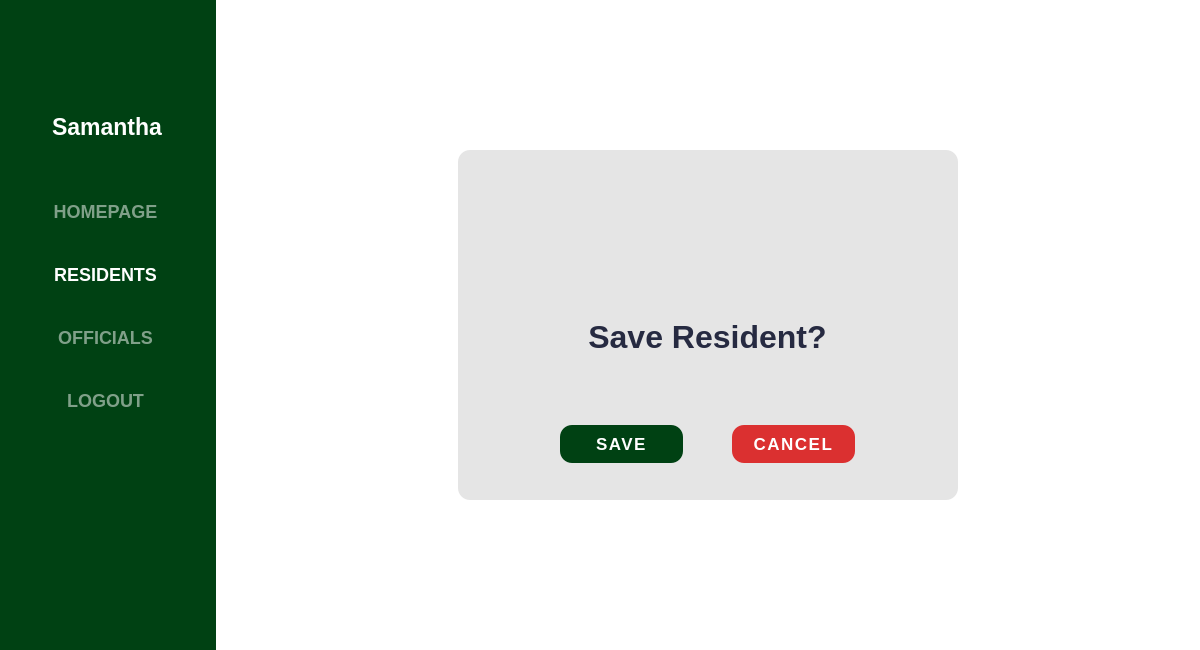
<?xml version="1.0" encoding="UTF-8"?>
<ui version="4.0">
 <class>LogIn</class>
 <widget class="QMainWindow" name="LogIn">
  <property name="geometry">
   <rect>
    <x>0</x>
    <y>0</y>
    <width>1200</width>
    <height>650</height>
   </rect>
  </property>
  <property name="minimumSize">
   <size>
    <width>1200</width>
    <height>650</height>
   </size>
  </property>
  <property name="maximumSize">
   <size>
    <width>16777215</width>
    <height>16777215</height>
   </size>
  </property>
  <property name="windowTitle">
   <string>MainWindow</string>
  </property>
  <property name="styleSheet">
   <string notr="true"/>
  </property>
  <widget class="QWidget" name="centralwidget">
   <property name="minimumSize">
    <size>
     <width>1200</width>
     <height>650</height>
    </size>
   </property>
   <property name="maximumSize">
    <size>
     <width>16777215</width>
     <height>16777215</height>
    </size>
   </property>
   <property name="styleSheet">
    <string notr="true">background-color: rgb(0, 65, 19);</string>
   </property>
   <layout class="QHBoxLayout" name="horizontalLayout_5">
    <property name="leftMargin">
     <number>0</number>
    </property>
    <property name="topMargin">
     <number>0</number>
    </property>
    <property name="rightMargin">
     <number>0</number>
    </property>
    <property name="bottomMargin">
     <number>0</number>
    </property>
    <item>
     <widget class="QFrame" name="menu_container">
      <property name="minimumSize">
       <size>
        <width>201</width>
        <height>617</height>
       </size>
      </property>
      <property name="maximumSize">
       <size>
        <width>210</width>
        <height>16777215</height>
       </size>
      </property>
      <property name="styleSheet">
       <string notr="true">border: none;</string>
      </property>
      <property name="frameShape">
       <enum>QFrame::StyledPanel</enum>
      </property>
      <property name="frameShadow">
       <enum>QFrame::Raised</enum>
      </property>
      <layout class="QVBoxLayout" name="verticalLayout">
       <item>
        <widget class="QFrame" name="frame_3">
         <property name="minimumSize">
          <size>
           <width>196</width>
           <height>151</height>
          </size>
         </property>
         <property name="maximumSize">
          <size>
           <width>16777215</width>
           <height>151</height>
          </size>
         </property>
         <property name="layoutDirection">
          <enum>Qt::LeftToRight</enum>
         </property>
         <property name="frameShape">
          <enum>QFrame::StyledPanel</enum>
         </property>
         <property name="frameShadow">
          <enum>QFrame::Raised</enum>
         </property>
         <layout class="QVBoxLayout" name="verticalLayout_2">
          <item>
           <widget class="QFrame" name="frame">
            <property name="minimumSize">
             <size>
              <width>0</width>
              <height>80</height>
             </size>
            </property>
            <property name="frameShape">
             <enum>QFrame::StyledPanel</enum>
            </property>
            <property name="frameShadow">
             <enum>QFrame::Raised</enum>
            </property>
            <layout class="QHBoxLayout" name="horizontalLayout_2">
             <item>
              <widget class="QLabel" name="staff_image">
               <property name="minimumSize">
                <size>
                 <width>60</width>
                 <height>60</height>
                </size>
               </property>
               <property name="maximumSize">
                <size>
                 <width>80</width>
                 <height>80</height>
                </size>
               </property>
               <property name="layoutDirection">
                <enum>Qt::LeftToRight</enum>
               </property>
               <property name="text">
                <string/>
               </property>
               <property name="pixmap">
                <pixmap>../images&amp;icon/user.png</pixmap>
               </property>
               <property name="scaledContents">
                <bool>true</bool>
               </property>
              </widget>
             </item>
            </layout>
           </widget>
          </item>
          <item>
           <widget class="QLabel" name="staff_username">
            <property name="font">
             <font>
              <pointsize>17</pointsize>
              <bold>true</bold>
             </font>
            </property>
            <property name="styleSheet">
             <string notr="true">color: white;</string>
            </property>
            <property name="text">
             <string>&lt;html&gt;&lt;head/&gt;&lt;body&gt;&lt;p align=&quot;center&quot;&gt;Samantha&lt;/p&gt;&lt;/body&gt;&lt;/html&gt;</string>
            </property>
           </widget>
          </item>
         </layout>
        </widget>
       </item>
       <item>
        <widget class="QFrame" name="frame_4">
         <property name="styleSheet">
          <string notr="true">QPushButton{
color: rgb(128, 160, 137);
font-size: 18px;
font-weight: bold;
text-align: center;
cursor: pointer;
}

QPushButton:hover{
color: white;
}</string>
         </property>
         <property name="frameShape">
          <enum>QFrame::StyledPanel</enum>
         </property>
         <property name="frameShadow">
          <enum>QFrame::Raised</enum>
         </property>
         <layout class="QVBoxLayout" name="verticalLayout_3">
          <property name="bottomMargin">
           <number>200</number>
          </property>
          <item>
           <widget class="QPushButton" name="homepage_button">
            <property name="minimumSize">
             <size>
              <width>175</width>
              <height>41</height>
             </size>
            </property>
            <property name="cursor">
             <cursorShape>PointingHandCursor</cursorShape>
            </property>
            <property name="styleSheet">
             <string notr="true"/>
            </property>
            <property name="text">
             <string>HOMEPAGE</string>
            </property>
           </widget>
          </item>
          <item>
           <widget class="QPushButton" name="resident_button">
            <property name="minimumSize">
             <size>
              <width>175</width>
              <height>41</height>
             </size>
            </property>
            <property name="cursor">
             <cursorShape>PointingHandCursor</cursorShape>
            </property>
            <property name="styleSheet">
             <string notr="true">color: white;</string>
            </property>
            <property name="text">
             <string>RESIDENTS</string>
            </property>
           </widget>
          </item>
          <item>
           <widget class="QPushButton" name="official_button">
            <property name="minimumSize">
             <size>
              <width>175</width>
              <height>41</height>
             </size>
            </property>
            <property name="cursor">
             <cursorShape>PointingHandCursor</cursorShape>
            </property>
            <property name="text">
             <string>OFFICIALS</string>
            </property>
           </widget>
          </item>
          <item>
           <widget class="QPushButton" name="logout_button">
            <property name="minimumSize">
             <size>
              <width>175</width>
              <height>41</height>
             </size>
            </property>
            <property name="cursor">
             <cursorShape>PointingHandCursor</cursorShape>
            </property>
            <property name="styleSheet">
             <string notr="true"/>
            </property>
            <property name="text">
             <string>LOGOUT</string>
            </property>
           </widget>
          </item>
         </layout>
        </widget>
       </item>
      </layout>
     </widget>
    </item>
    <item>
     <widget class="QWidget" name="main_content" native="true">
      <property name="minimumSize">
       <size>
        <width>921</width>
        <height>631</height>
       </size>
      </property>
      <property name="maximumSize">
       <size>
        <width>1111111</width>
        <height>1111111</height>
       </size>
      </property>
      <property name="font">
       <font>
        <pointsize>12</pointsize>
       </font>
      </property>
      <property name="styleSheet">
       <string notr="true">#main_content{
background-color: white;
}

</string>
      </property>
      <layout class="QHBoxLayout" name="horizontalLayout">
       <item>
        <widget class="QFrame" name="frame_2">
         <property name="minimumSize">
          <size>
           <width>500</width>
           <height>350</height>
          </size>
         </property>
         <property name="maximumSize">
          <size>
           <width>500</width>
           <height>350</height>
          </size>
         </property>
         <property name="styleSheet">
          <string notr="true">background-color: rgb(229, 229, 229);
border-radius: 12px;
</string>
         </property>
         <property name="frameShape">
          <enum>QFrame::StyledPanel</enum>
         </property>
         <property name="frameShadow">
          <enum>QFrame::Raised</enum>
         </property>
         <layout class="QVBoxLayout" name="verticalLayout_4">
          <item>
           <widget class="QFrame" name="frame_5">
            <property name="styleSheet">
             <string notr="true">border: none;</string>
            </property>
            <property name="frameShape">
             <enum>QFrame::StyledPanel</enum>
            </property>
            <property name="frameShadow">
             <enum>QFrame::Raised</enum>
            </property>
            <layout class="QHBoxLayout" name="horizontalLayout_3">
             <item>
              <widget class="QLabel" name="label">
               <property name="minimumSize">
                <size>
                 <width>115</width>
                 <height>100</height>
                </size>
               </property>
               <property name="maximumSize">
                <size>
                 <width>115</width>
                 <height>100</height>
                </size>
               </property>
               <property name="text">
                <string/>
               </property>
               <property name="pixmap">
                <pixmap>../images&amp;icon/check.png</pixmap>
               </property>
               <property name="scaledContents">
                <bool>true</bool>
               </property>
              </widget>
             </item>
            </layout>
           </widget>
          </item>
          <item>
           <widget class="QFrame" name="frame_6">
            <property name="styleSheet">
             <string notr="true">border: none;</string>
            </property>
            <property name="frameShape">
             <enum>QFrame::StyledPanel</enum>
            </property>
            <property name="frameShadow">
             <enum>QFrame::Raised</enum>
            </property>
            <layout class="QHBoxLayout" name="horizontalLayout_4">
             <item>
              <widget class="QLabel" name="label_2">
               <property name="minimumSize">
                <size>
                 <width>331</width>
                 <height>91</height>
                </size>
               </property>
               <property name="maximumSize">
                <size>
                 <width>331</width>
                 <height>91</height>
                </size>
               </property>
               <property name="font">
                <font>
                 <pointsize>24</pointsize>
                 <bold>true</bold>
                </font>
               </property>
               <property name="styleSheet">
                <string notr="true">color: rgb(38, 42, 65);</string>
               </property>
               <property name="text">
                <string>&lt;html&gt;&lt;head/&gt;&lt;body&gt;&lt;p align=&quot;center&quot;&gt;Save Resident?&lt;/p&gt;&lt;/body&gt;&lt;/html&gt;</string>
               </property>
              </widget>
             </item>
            </layout>
           </widget>
          </item>
          <item>
           <widget class="QFrame" name="frame_7">
            <property name="styleSheet">
             <string notr="true">border: none;</string>
            </property>
            <property name="frameShape">
             <enum>QFrame::StyledPanel</enum>
            </property>
            <property name="frameShadow">
             <enum>QFrame::Raised</enum>
            </property>
            <layout class="QHBoxLayout" name="horizontalLayout_6">
             <property name="leftMargin">
              <number>50</number>
             </property>
             <property name="rightMargin">
              <number>50</number>
             </property>
             <item>
              <widget class="QPushButton" name="save_button">
               <property name="maximumSize">
                <size>
                 <width>123</width>
                 <height>38</height>
                </size>
               </property>
               <property name="font">
                <font>
                 <pointsize>13</pointsize>
                 <bold>true</bold>
                </font>
               </property>
               <property name="cursor">
                <cursorShape>PointingHandCursor</cursorShape>
               </property>
               <property name="styleSheet">
                <string notr="true">#save_button{
letter-spacing: 1.5px;
background-color: rgb(0, 65, 19);
color: white;
}

#save_button:hover{
background-color: white;
border: 4px solid rgb(0, 65, 19);
color: rgb(0, 65, 19);
}

</string>
               </property>
               <property name="text">
                <string>SAVE</string>
               </property>
              </widget>
             </item>
             <item>
              <widget class="QPushButton" name="cancel_button">
               <property name="maximumSize">
                <size>
                 <width>123</width>
                 <height>38</height>
                </size>
               </property>
               <property name="font">
                <font>
                 <pointsize>13</pointsize>
                 <bold>true</bold>
                </font>
               </property>
               <property name="cursor">
                <cursorShape>PointingHandCursor</cursorShape>
               </property>
               <property name="styleSheet">
                <string notr="true">#cancel_button{
background-color: rgb(219, 48, 48);
color: white;
letter-spacing: 1.5px;
}

#cancel_button:hover{
background-color: white;
border: 4px solid rgb(219, 48, 48);
color: rgb(219, 48, 48);
}
</string>
               </property>
               <property name="text">
                <string>CANCEL</string>
               </property>
              </widget>
             </item>
            </layout>
           </widget>
          </item>
         </layout>
        </widget>
       </item>
      </layout>
     </widget>
    </item>
   </layout>
  </widget>
 </widget>
 <resources/>
 <connections/>
</ui>
